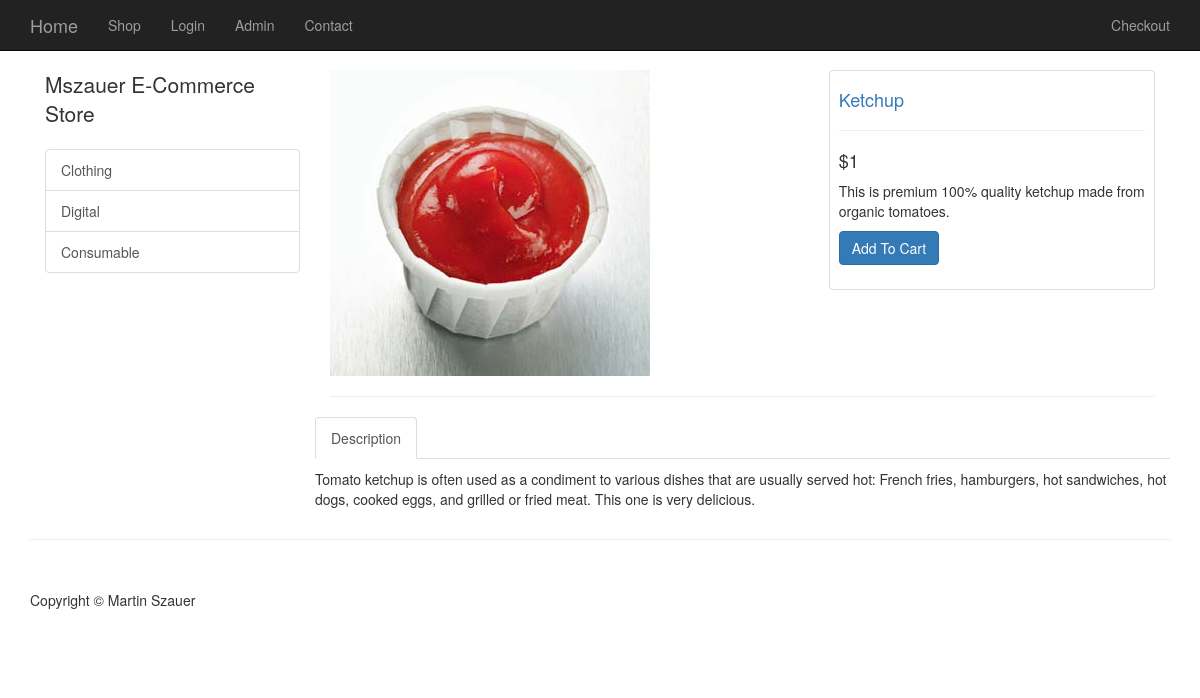
The page /item.php?id=20 on the database its author committed.
### tables this page shows
CREATE TABLE IF NOT EXISTS `categories` (
  `cat_id` int(11) NOT NULL AUTO_INCREMENT,
  `cat_title` varchar(255) NOT NULL,
  PRIMARY KEY (`cat_id`)
);

CREATE TABLE IF NOT EXISTS `products` (
  `product_id` int(11) NOT NULL AUTO_INCREMENT,
  `product_title` varchar(255) NOT NULL,
  `product_category_id` int(11) NOT NULL,
  `product_price` float NOT NULL,
  `product_quantity` int(11) NOT NULL,
  `product_description` text NOT NULL,
  `short_desc` text NOT NULL,
  `product_image` varchar(255) NOT NULL,
  PRIMARY KEY (`product_id`)
);

### public/item.php (the view, shortened to what this page needs)
<?php include(TEMPLATE_FRONT . DS . "header.php") ?>
<div class="container">
    <?php include(TEMPLATE_FRONT . DS . "side_nav.php") ?>
    <?php
        $query = query(" SELECT * FROM products WHERE product_id = " . escape_string($_GET['id']) . " ");
        while($row = fetch_array($query)):
    ?>
    <div class="col-md-9">
        <div class="row">
            <div class="col-md-7">
               <img class="img-responsive" src="../resources/<?php  echo display_image($row['product_image']); ?>" alt="">
            </div>
            <div class="col-md-5">
                <div class="thumbnail">
                    <div class="caption-full">
                        <h4><a href="#"><?php echo $row['product_title']; ?></a> </h4>
                        <hr>
                        <h4 class=""><?php echo "&#36;" . $row['product_price']; ?></h4>
                        <p><?php echo $row['short_desc']; ?></p>
                        <form action="">
                            <div class="form-group">
                               <a href="../resources/cart.php?add=<?php echo $row['product_id']; ?>" class="btn btn-primary">Add To Cart</a>
                            </div>
                        </form>
                    </div>
                </div>
            </div>
        </div>
            <hr>
        <div class="row">
            <div role="tabpanel">
              <ul class="nav nav-tabs" role="tablist">
                <li role="presentation" class="active"><a href="#home" aria-controls="home" role="tab" data-toggle="tab">Description</a></li>
              </ul>
                <div class="tab-content">
                <div role="tabpanel" class="tab-pane active" id="home">
                <p><?php echo $row['product_description']; ?></p>
                    </div>
                </div>
            </div>
        </div>
    </div>
    <?php endwhile; ?>
</div>
<?php include(TEMPLATE_FRONT . DS . "footer.php") ?>

### resources/functions.php (shortened to what this page needs)
<?php
$upload_directory = "uploads";
function query($sql) {
    global $connection;
    return mysqli_query($connection, $sql);
}
function escape_string($string){
    global $connection;
    return mysqli_real_escape_string($connection, $string);
}
function fetch_array($result){
    return mysqli_fetch_array($result);
}
function get_categories(){
    $query = query("SELECT * FROM categories");
    while($row = fetch_array($query)) {
        $categories_links = <<<DELIMETER
<a href='category.php?id={$row['cat_id']}' class='list-group-item'>{$row['cat_title']}</a>
DELIMETER;
    echo $categories_links;
     }
}
function display_image($picture) {
    global $upload_directory;
    return $upload_directory  . DS . $picture;
}
?>

### public/css/shop-homepage.css (style rules this page uses)
body { padding-top: 70px; }
.thumbnail { padding: 0; }
.thumbnail .caption-full { padding: 9px; color: #333; }

### rows shown on the page
categories: cat_title "Clothing"
categories: cat_title "Digital"
categories: cat_title "Consumable"
products: product_image (picture), product_title "Ketchup", product_price "1", short_desc "This is premium 100% quality ketchup made from organic tomatoes.", product_description "Tomato ketchup is often used as a condiment to various dishes that are usually served hot: French fries, hamburgers, hot sandwiches, hot dogs, cooked eggs, and grilled or fried meat. This one is very delicious."
